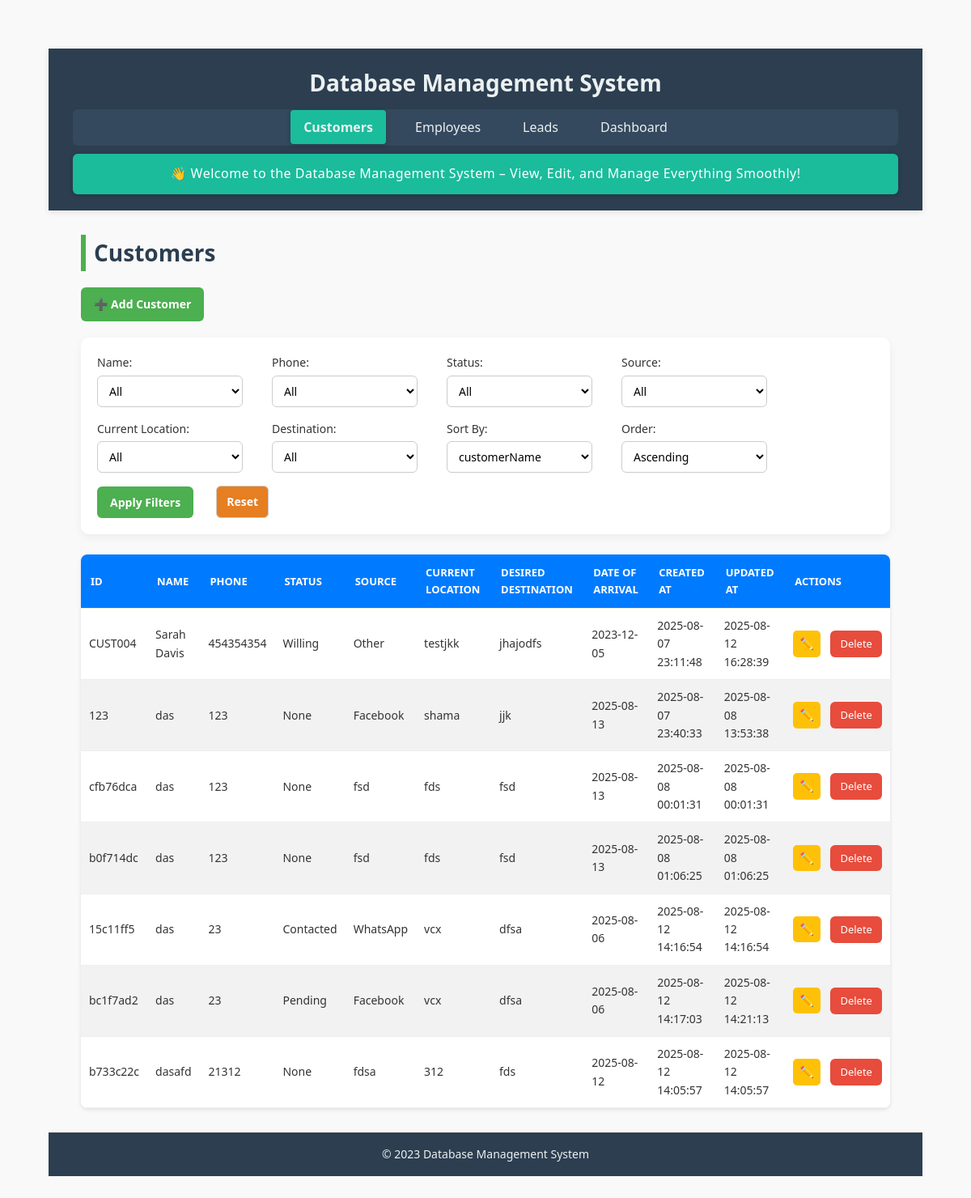
The page /customers on the database as committed earlier.
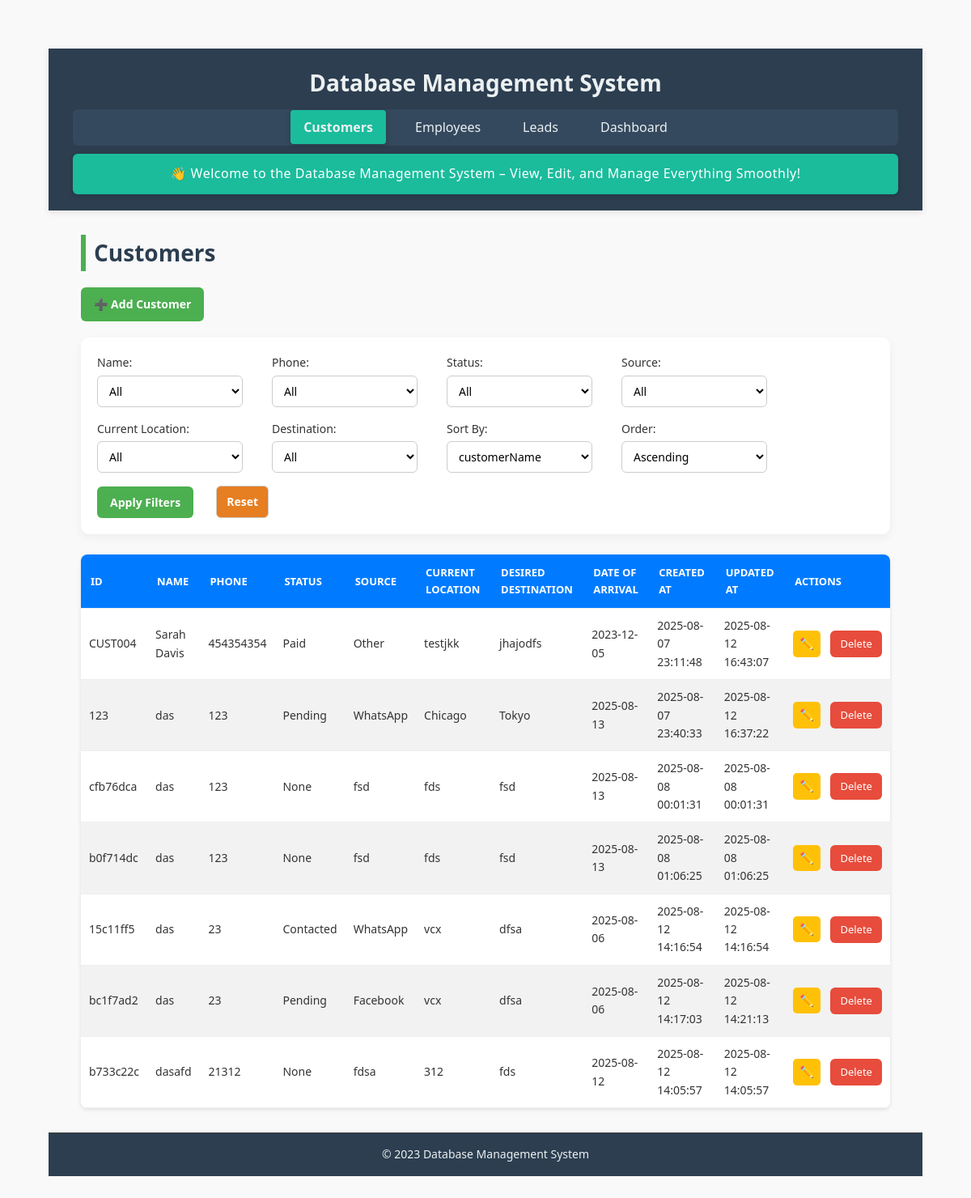
The same page on the database as committed later.
### tables this page shows
CREATE TABLE customers (
    customerId TEXT PRIMARY KEY,
    customerName TEXT NOT NULL,
    phone TEXT NOT NULL,
    source TEXT NOT NULL,
    currentLocation TEXT NOT NULL,
    desiredDestination TEXT NOT NULL,
    dateOfArrival TEXT,
    createdAt TEXT DEFAULT CURRENT_TIMESTAMP,
    updatedAt TEXT DEFAULT CURRENT_TIMESTAMP
, status TEXT);

### app.py (the view)
@app.route('/customers')
def customers():
    filters = {
        "customerName": request.args.get("name", ""),
        "phone": request.args.get("phone", ""),
        "source": request.args.get("source", ""),
        "currentLocation": request.args.get("currentLocation", ""),
        "desiredDestination": request.args.get("desiredDestination", "")
    }
    sort_by = request.args.get("sort_by", "customerName")
    sort_order = request.args.get("sort_order", "asc")
    query = "SELECT * FROM customers WHERE 1=1"
    params = []
    for col, val in filters.items():
        if val:
            query += f" AND {col} = ?"
            params.append(val)
    query += f" ORDER BY {sort_by} {sort_order.upper()}"
    with closing(get_db_connection()) as conn:
        with closing(conn.cursor()) as cursor:
            cursor.execute(query, params)
            customers = cursor.fetchall()
            column_values = {}
            for col in filters:
                cursor.execute(f"SELECT DISTINCT {col} FROM customers ORDER BY {col}")
                column_values[col] = [row[0] for row in cursor.fetchall() if row[0]]
    return render_template("customers.html",
                         customers=customers,
                         filters=filters,
                         sort_by=sort_by,
                         sort_order=sort_order,
                         column_values=column_values)

### app.py (called while the page is built)
def get_db_connection():
    conn = sqlite3.connect(DATABASE, timeout=10)
    conn.row_factory = sqlite3.Row
    conn.execute("PRAGMA journal_mode=WAL")
    return conn

### templates/customers.html (shortened to what this page needs)
{% extends "base.html" %}
{% block content %}
<h2>Customers</h2>
<div class="button-group">
    <a href="{{ url_for('add_customer') }}" class="btn">➕ Add Customer</a>
</div>
<form method="GET" action="{{ url_for('customers') }}" class="filter-form">
    <label>Name:
        <select name="customerName">
            <option value="">All</option>
        </select>
    </label>
    <label>Phone:
        <select name="phone">
            <option value="">All</option>
        </select>
    </label>
    <label>Status:
        <select name="status">
            <option value="">All</option>
        </select>
    </label>
    <label>Source:
        <select name="source">
            <option value="">All</option>
        </select>
    </label>
    <label>Current Location:
        <select name="currentLocation">
            <option value="">All</option>
        </select>
    </label>
    <label>Destination:
        <select name="desiredDestination">
            <option value="">All</option>
        </select>
    </label>
    <label>Sort By:
        <select name="sort_by">
            {% for col in ['customerId', 'customerName', 'phone', 'status', 'source', 'currentLocation', 'desiredDestination', 'dateOfArrival', 'createdAt', 'updatedAt'] %}
            <option value="{{ col }}" {% if sort_by == col %}selected{% endif %}>{{ col }}</option>
            {% endfor %}
        </select>
    </label>
    <label>Order:
        <select name="sort_order">
            <option value="asc" {% if sort_order == 'asc' %}selected{% endif %}>Ascending</option>
        </select>
    </label>
    <button type="submit" class="btn">Apply Filters</button>
    <a href="{{ url_for('customers') }}" class="btn danger">Reset</a>
</form>
<table>
    <thead>
        <tr>
            <th>ID</th>
            <th>Name</th>
            <th>Phone</th>
            <th>Status</th>
            <th>Source</th>
            <th>Current Location</th>
            <th>Desired Destination</th>
            <th>Date of Arrival</th>
            <th>Created At</th>
            <th>Updated At</th>
            <th>Actions</th>
        </tr>
    </thead>
    <tbody>
        {% for customer in customers %}
        <tr>
            <td>{{ customer.customerId }}</td>
            <td>{{ customer.customerName }}</td>
            <td>{{ customer.phone }}</td>
            <td>{{ customer.status }}</td>
            <td>{{ customer.source }}</td>
            <td>{{ customer.currentLocation }}</td>
            <td>{{ customer.desiredDestination }}</td>
            <td>{{ customer.dateOfArrival or '' }}</td>
            <td>{{ customer.createdAt }}</td>
            <td>{{ customer.updatedAt }}</td>
            <td>
                <a href="{{ url_for('edit_customer', customer_id=customer.customerId) }}" class="btn small">✏️</a>
                <a href="{{ url_for('delete_customer', customer_id=customer.customerId) }}" class="btn-delete"
                    onclick="return confirm('Are you sure you want to delete this customer?');">Delete</a>
            </td>
        </tr>
        {% endfor %}
    </tbody>
</table>
{% endblock %}

Rows that differ between the two databases and show on the page:
changed customers "CUST004": status "Willing" → "Paid"; updatedAt "2025-08-12 16:28:39" → "2025-08-12 16:43:07"
changed customers id 123: status "None" → "Pending"; source "Facebook" → "WhatsApp"; currentLocation "shama" → "Chicago"; desiredDestination "jjk" → "Tokyo"; updatedAt "2025-08-08 13:53:38" → "2025-08-12 16:37:22"
